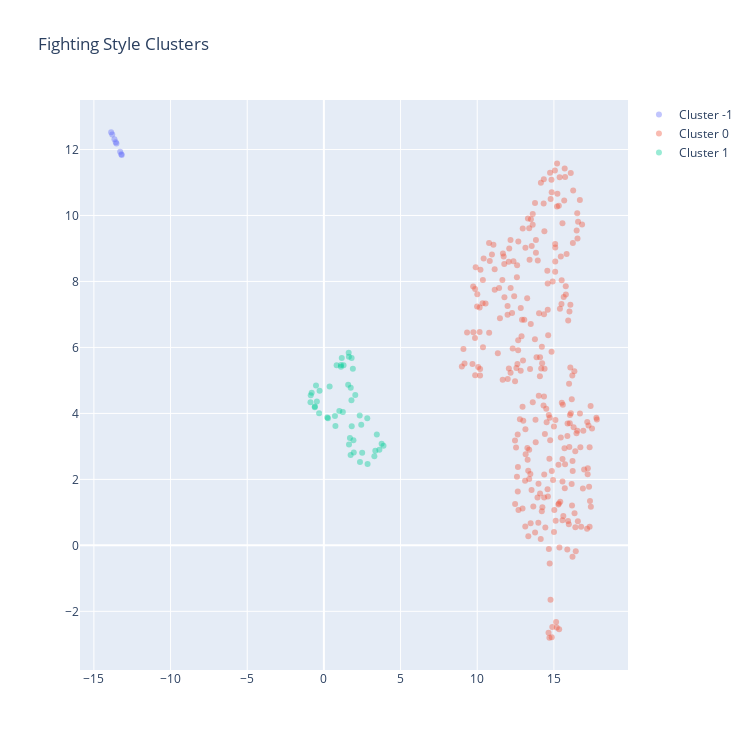

Here is the notebook cell this chart was saved with:
### Code cell
ca = ClusterAnalysis(fighter_df.loc[fighter_df['weight_class'] == 'WomenFlyweight'], n_neighbors=5, min_cluster_size=10, min_dist=0.5, metric='euclidean', cluster_dims=style_dims)
ca.run()

### Figure 1 — Plotly figure (JSON) as saved in the notebook; plotly's stock layout.template omitted (floating-point values rounded to 4 significant figures; data arrays with more than 128 entries replaced by an {"elided": "..."} marker saying what was removed)
{"data": [{"hovertext": ["Maycee Barber", "Maycee Barber", "Maycee Barber", "Maycee Barber", "Maycee Barber", "Maycee Barber", "Maycee Barber", "Maycee Barber"], "marker": {"opacity": 0.4, "size": 6}, "mode": "markers", "name": "Cluster -1", "text": ["Maycee Barber", "Maycee Barber", "Maycee Barber", "Maycee Barber", "Maycee Barber", "Maycee Barber", "Maycee Barber", "Maycee Barber"], "textfont": {"color": "black", "size": 10}, "textposition": "top center", "type": "scatter", "x": [-13.57, -13.87, -13.21, -13.19, -13.66, -13.53, -13.8, -13.29], "y": [12.22, 12.52, 11.86, 11.84, 12.31, 12.18, 12.45, 11.93]}, {"hovertext": {"elided": "272 str values"}, "marker": {"opacity": 0.4, "size": 6}, "mode": "markers", "name": "Cluster 0", "text": {"elided": "272 str values"}, "textfont": {"color": "black", "size": 10}, "textposition": "top center", "type": "scatter", "x": {"elided": "272 float values"}, "y": {"elided": "272 float values"}}, {"hovertext": ["Valentina Shevchenko", "Tatiana Suarez", "Natalia Silva", "Miranda Maverick", "Mariya Agapova", "Antonina Shevchenko", "Valentina Shevchenko", "Gina Mazany", "JJ Aldrich", "Miranda Maverick", "Antonina Shevchenko", "Valentina Shevchenko", "JJ Aldrich", "Miranda Maverick", "Gina Mazany", "Valentina Shevchenko", "Gina Mazany", "Valentina Shevchenko", "Antonina Shevchenko", "Mariya Agapova", "Valentina Shevchenko", "JJ Aldrich", "Nadia Kassem", "Valentina Shevchenko", "Veronica Hardy", "Antonina Shevchenko", "Valentina Shevchenko", "Veronica Hardy", "Valentina Shevchenko", "Veronica Hardy", "Valentina Shevchenko", "Veronica Hardy", "JJ Aldrich", "JJ Aldrich", "Miranda Maverick", "Mariya Agapova", "Mariya Agapova", "Sarah Alpar", "Antonina Shevchenko", "Miranda Maverick", "JJ Aldrich", "Antonina Shevchenko", "JJ Aldrich", "Sarah Frota", "Antonina Shevchenko", "JJ Aldrich", "Nadia Kassem"], "marker": {"opacity": 0.4, "size": 6}, "mode": "markers", "name": "Cluster 1", "text": ["Valentina Shevchenko", "Tatiana Suarez", "Natalia Silva", "Miranda Maverick", "Mariya Agapova", "Antonina Shevchenko", "Valentina Shevchenko", "Gina Mazany", "JJ Aldrich", "Miranda Maverick", "Antonina Shevchenko", "Valentina Shevchenko", "JJ Aldrich", "Miranda Maverick", "Gina Mazany", "Valentina Shevchenko", "Gina Mazany", "Valentina Shevchenko", "Antonina Shevchenko", "Mariya Agapova", "Valentina Shevchenko", "JJ Aldrich", "Nadia Kassem", "Valentina Shevchenko", "Veronica Hardy", "Antonina Shevchenko", "Valentina Shevchenko", "Veronica Hardy", "Valentina Shevchenko", "Veronica Hardy", "Valentina Shevchenko", "Veronica Hardy", "JJ Aldrich", "JJ Aldrich", "Miranda Maverick", "Mariya Agapova", "Mariya Agapova", "Sarah Alpar", "Antonina Shevchenko", "Miranda Maverick", "JJ Aldrich", "Antonina Shevchenko", "JJ Aldrich", "Sarah Frota", "Antonina Shevchenko", "JJ Aldrich", "Nadia Kassem"], "textfont": {"color": "black", "size": 10}, "textposition": "top center", "type": "scatter", "x": [1.798, 1.11, 1.008, 1.816, 1.949, 3.452, 1.584, 1.116, -0.5157, 1.237, 2.829, 1.75, -0.8577, 0.7213, 0.8305, 2.046, 1.742, 1.617, 3.353, 0.7521, 1.281, -0.5965, 2.85, 1.166, 3.291, 1.637, 1.63, 3.62, 1.807, 3.765, 1.888, -0.311, -0.875, -0.7951, 2.496, 0.2205, 1.699, 3.886, 2.336, 0.2663, -0.5901, 1.926, -0.4587, 2.436, 0.3734, -0.281, 2.353], "y": [4.401, 5.416, 4.076, 3.611, 2.818, 3.357, 4.866, 5.464, 4.846, 4.04, 3.854, 4.781, 4.55, 3.924, 5.462, 4.56, 2.739, 5.841, 2.871, 3.615, 5.461, 4.19, 2.469, 5.676, 2.701, 3.059, 5.717, 2.895, 5.676, 3.079, 5.357, 4.002, 4.337, 4.627, 2.81, 3.877, 3.254, 3.021, 3.936, 3.851, 4.21, 3.184, 4.36, 3.653, 4.813, 4.685, 2.524]}], "layout": {"height": 750, "showlegend": true, "title": {"text": "Fighting Style Clusters"}, "width": 750, "xaxis": {"autorange": true, "range": [-15.91, 19.84], "type": "linear"}, "yaxis": {"autorange": true, "range": [-3.778, 13.5], "type": "linear"}}}
